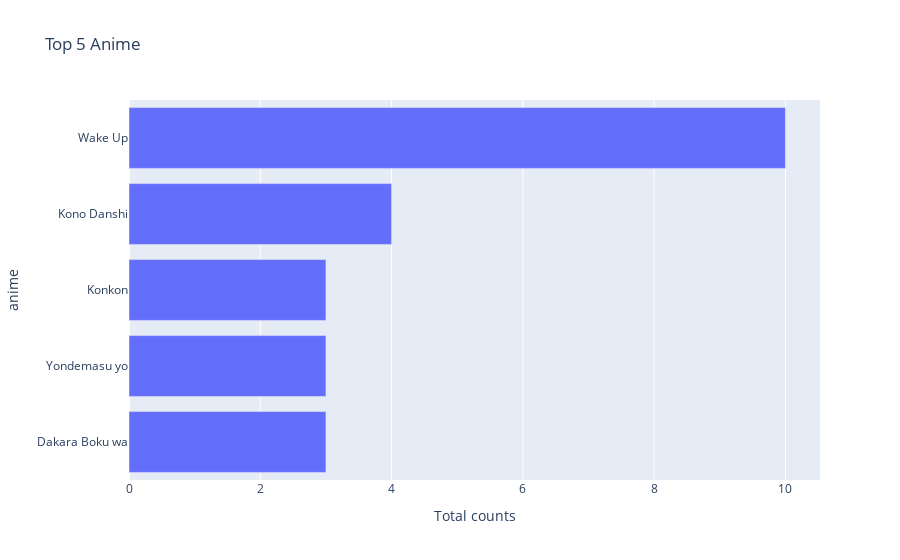

The code cell stored with this chart in its notebook:
### Code cell
Top_5_episodes = Top_5_episodes.sort_values(by = ['Total counts'])
barChart = px.bar(Top_5_episodes,x='Total counts',y= 'anime',title = 'Top 5 Anime')
barChart.show()

### Figure 1 — Plotly figure (JSON) as saved in the notebook; plotly's stock layout.template omitted (floating-point values rounded to 4 significant figures)
{"data": [{"alignmentgroup": "True", "hovertemplate": "Total counts=%{x}<br>anime=%{y}<extra></extra>", "legendgroup": "", "marker": {"color": "#636efa", "pattern": {"shape": ""}}, "name": "", "offsetgroup": "", "orientation": "h", "showlegend": false, "textposition": "auto", "type": "bar", "x": [3, 3, 3, 4, 10], "xaxis": "x", "y": ["Dakara Boku wa", "Yondemasu yo", " Konkon", "Kono Danshi", "Wake Up"], "yaxis": "y"}], "layout": {"autosize": true, "barmode": "relative", "legend": {"tracegroupgap": 0}, "title": {"text": "Top 5 Anime"}, "xaxis": {"anchor": "y", "autorange": true, "domain": [0, 1], "range": [0, 10.53], "title": {"text": "Total counts"}, "type": "linear"}, "yaxis": {"anchor": "x", "autorange": true, "domain": [0, 1], "range": [-0.5, 4.5], "title": {"text": "anime"}, "type": "category"}}}
